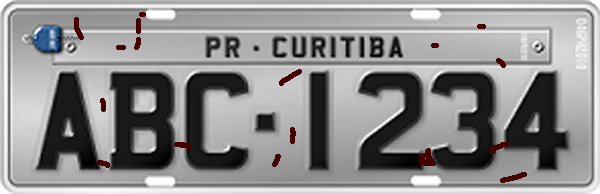
%> input picture SimuladoProva2/Problema4/placa2terra.bmp, 600 x 194 px
$ octave remove_sujeira_placa.m   (GNU Octave 9; MATLAB toolbox functions it lacks are replaced by stand-ins)
%> lines starting %> are read from the running program, lines starting %| are printed output that depends on the picture; in (x1, y1, x2, y2) boxes, pixels count from 0 and x2, y2 are one past the last pixel; in counts of white or black regions, pixels touching at a corner belong together; the program's own positions count from 1
pkg load image;  % Carregar o pacote de imagem
clc;  % Limpar o console
clear all;  % Limpar as variáveis

% Carregar a imagem
img = imread("placa2terra.bmp");
%> img is the input picture: size 194x600x3 uint8; mean R, G, B 143.2, 142.5, 142.7

% Verificar se a imagem é colorida (RGB) ou em escala de cinza
if size(img, 3) == 3
    % Converter para escala de cinza
    img = rgb2gray(img);
%> img: size 194x600 uint8
end

% Converter para binária, usando um limiar
bw = im2bw(img);  % Essa função converte a imagem para binária automaticamente
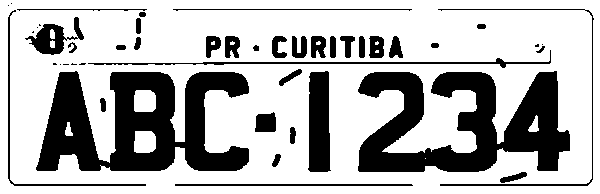
%> bw: size 194x600 logical; 70.9% white; 47 black regions (12 under 20 px), largest, box (x1, y1, x2, y2) and area: (36, 71, 249, 171) 12470, (358, 71, 570, 172) 12025, (308, 71, 331, 172) 2031

% Definir o elemento estruturante (kernel) para a operação de abertura
se = strel('disk', 8,0);  % Usamos um disco de raio 5 como elemento estruturante (pode ajustar)

% Aplicar a abertura na imagem binária
opened_img = imclose(bw, se);
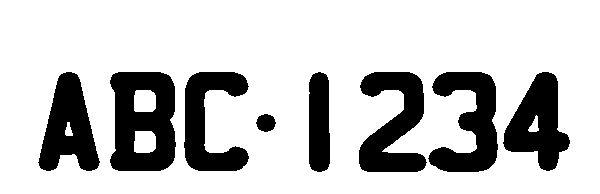
%> opened_img: size 194x600 logical; 77.8% white; 8 black regions, largest, box (x1, y1, x2, y2) and area: (110, 72, 176, 171) 4975, (359, 72, 427, 172) 3992, (428, 72, 498, 172) 3918

% Exibir a imagem original e a imagem com abertura
subplot(1, 2, 1);
imshow(bw);
title('Imagem Binária');

subplot(1, 2, 2);
imshow(opened_img);
title('Imagem com Abertura');
imwrite(opened_img,'placa2limpa.bmp');
